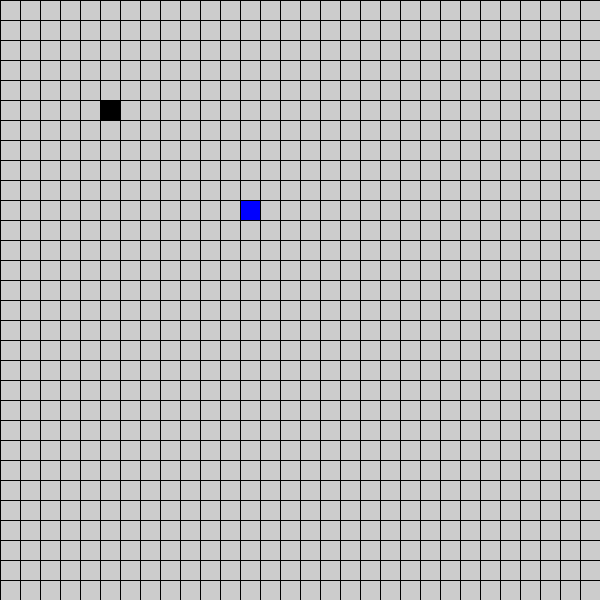
Frame 1 (no input)
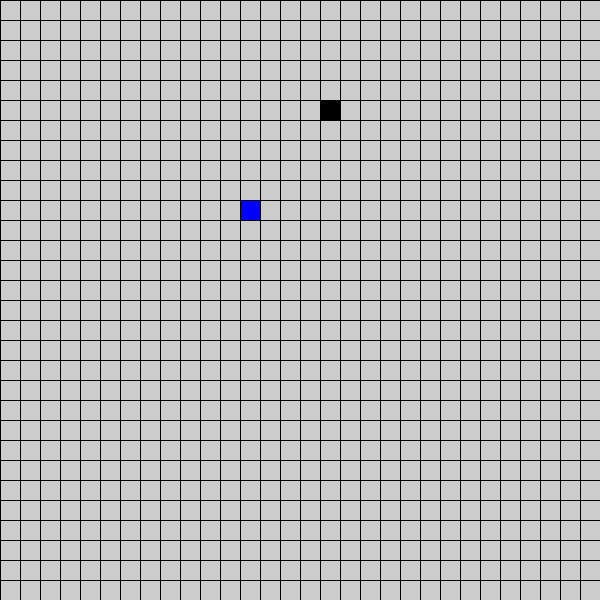
Frame 60 (the mouse pressed at the canvas centre just before this capture)
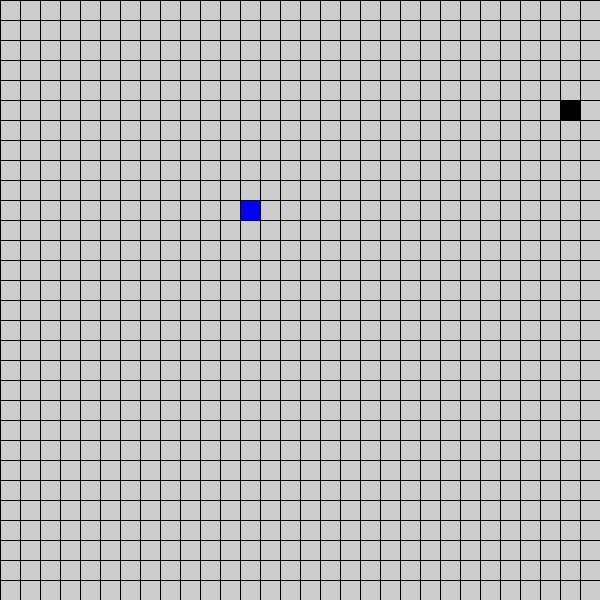
Frame 120 (the mouse held since frame 60 and released just before this capture)

The Processing sketch that drew these frames (run headless with seeded random() and noise(); from frame 60 on, the mouse is pressed at the canvas centre):

// Processing sketch: Game_Snake__OK
// ── Game_Snake__OK.pde
ArrayList<Integer> x = new ArrayList<Integer>(),
y = new ArrayList<Integer>();
int w=30,
h=30,
bs=20,
dir=2,
ax=12,
ay=10;
int[]dx={0,0,1,-1},
dy={1,-1,0,0};
boolean gameover=false;
void setup()
{
size(600, 600);
x.add(5);
y.add(5);
}
void draw()
{
background(#cccccc);
for (int i=0;i<w;i++)
line(i*bs,0,i*bs,height);
for(int i=0;i<h;i++)
line(0,i*bs,width,i*bs);
fill(0, 0, 0);
for (int i = 0 ; i < x.size(); i++)
rect(x.get(i)*bs, y.get(i)*bs, bs, bs);
if (!gameover) {
fill(#0000ff);
rect(ax*bs, ay*bs, bs, bs);
if (frameCount%5==0) {
x.add(0, x.get(0) + dx[dir]);
y.add(0, y.get(0) + dy[dir]);
if(x.get(0) < 0 || y.get(0) < 0 || x.get(0) >= w || y.get(0) >= h)
gameover = true;
for(int i=1;i<x.size();i++)
if(x.get(0)==x.get(i)&&y.get(0)==y.get(i))
gameover=true;
if (x.get(0)==ax && y.get(0)==ay) {
ax = (int)random(0, w);
ay = (int)random(0, h); }
else {
x.remove(x.size()-1);
y.remove(y.size()-1); }
}
}
else
{
fill(#ff0000);
textSize(40);
textAlign(CENTER);
text("GAME OVER. Press space",width/2,height/2);
if(keyPressed&&key==' ')
{
x.clear();
y.clear();
x.add(5);
y.add(5);
gameover = false; }
}
}
void keyPressed() {
int nd=key=='s'? 0:(key=='w'?1:(key=='d'?2:(key=='a'?3:-1)));
if (nd!=-1&&(x.size()<=1||!(x.get(1)==x.get(0)+dx[nd]&&y.get(1)==y.get(0)+dy[nd]))) dir=nd;
}
